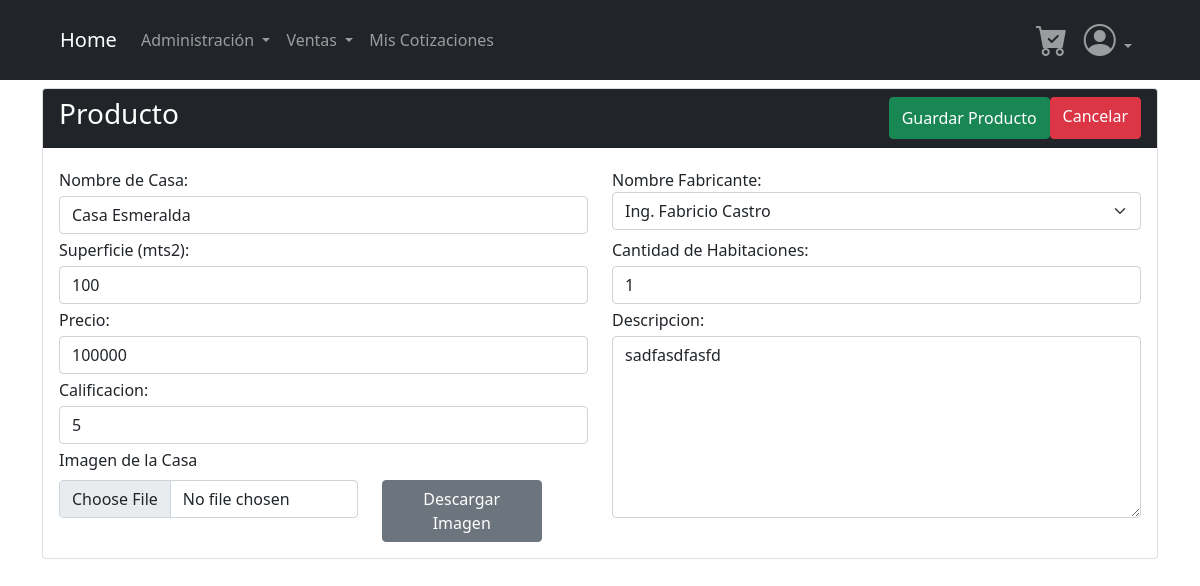
Page /views/Producto/ShowProducto.php?id=3&action=edit on the committed database.
### tables this page shows
CREATE TABLE `neg_producto` (
  `id` int(11) NOT NULL AUTO_INCREMENT,
  `nombre` varchar(100) DEFAULT NULL,
  `descripcion` varchar(500) DEFAULT NULL,
  `id_fabricante` int(11) DEFAULT NULL,
  `precio` double DEFAULT NULL,
  `cant_habitaciones` int(11) DEFAULT NULL,
  `superficie` double DEFAULT NULL,
  `dir_imagen` varchar(500) DEFAULT NULL,
  `calificacion` double DEFAULT NULL,
  `estado` varchar(2) DEFAULT NULL,
  `fecha_creacion` datetime DEFAULT NULL,
  `fecha_modificacion` datetime DEFAULT NULL,
  `user_modificacion` int(11) DEFAULT NULL,
  PRIMARY KEY (`id`),
  KEY `id_fabricante` (`id_fabricante`),
  CONSTRAINT `CONSTRAINT_1` CHECK (`estado` = 'A' or `estado` = 'I')
);

### Database/dbConnection.php (called while the page is built, shortened)
<?php
    class DBConnection{
        private $connection;
        public function __construct(){
            $this->host = "localhost";
            $this->bd = "neg_casa_soniada";
            $this->user = "root";
            $this->password = "Aa987123654";
            $dsn = "mysql:host={$this->host};dbname={$this->bd};charset=UTF8";
            $this->connection = new PDO($dsn,$this->user,$this->password);
        }
        public function consultaRetorno($query){
            $db_exec = $this->connection->prepare($query);
            $result = $db_exec->execute();
            $result = $db_exec->fetchAll();
            return $result;
        }
    }
?>

### Controllers/ProductoController.php (called while the page is built, shortened)
<?php
require_once($_SERVER['DOCUMENT_ROOT'] . '/casa_soniada/Models/Producto.php');
require_once($_SERVER['DOCUMENT_ROOT'] . '/casa_soniada/Core/url.php');
class ProductoController
{
    function __construct()
    {
        $this->modelObject = new Producto();
    }
    function edit($request)
    {
        $idObject = $request['id'];
        $result = $this->modelObject->findById($idObject);
        return $result;
    }
    function show()
    {
        $lstFabricantes = $this->collectManufacturers();
        $arrReturn = array(
            "lstFabricantes" => $lstFabricantes
        );
        return $arrReturn;
    }
    function collectManufacturers(){
        return $this->modelObject->collectManufacturers();
    }
}
?>

### Models/Producto.php (called while the page is built, shortened)
<?php
require_once($_SERVER['DOCUMENT_ROOT'] . '/casa_soniada/Database/dbConnection.php');
require_once($_SERVER['DOCUMENT_ROOT'] . '/casa_soniada/Models/Fabricante.php');
class Producto
{
    private $table_name;
    public function get($attr)
    {
        return $this->$attr;
    }
    public function __construct()
    {
        $this->table_name = "Neg_Producto";
    }
    public function findById($id)
    {
        $query = "select * from {$this->table_name} where id like '{$id}';";
        $result = $this->get("bd_connection")->consultaRetorno($query);
        $objectReturn = $result[0];
        return $objectReturn;
    }
    public function collectManufacturers()
    {
        $varFabricante = new Fabricante();
        $lstFabricantes = $varFabricante->list();
        return $lstFabricantes;
    }
}

### Models/Fabricante.php (called while the page is built, shortened)
<?php
require_once($_SERVER['DOCUMENT_ROOT'] .'/casa_soniada/Database/dbConnection.php');
    class Fabricante{
        private $table_name;
        public function get($attr){
            return $this->$attr;
        }
        public function __construct(){
            $this->table_name = "neg_fabricante";
        }
        public function list(){
            $query = "select * from {$this->table_name};";
            $result = $this->get("bd_connection")->consultaRetorno($query);
            return $result;
        }
}

### Core/url.php (called while the page is built)
<?php
    if(isset($_SERVER['HTTPS']) && $_SERVER['HTTPS'] === 'on')
         $urlServer = "https://";
    else
         $urlServer = "http://";
    $urlServer.= $_SERVER['HTTP_HOST'].'/casa_soniada';
?>

### views/Producto/ShowProducto.php (the view, shortened to what this page needs)
<?php
require_once("../../Controllers/ProductoController.php");
$object = new ProductoController();
if (isset($_GET['action']) && $_GET['action'] == "edit") {
    $result = $object->show();
    $lstFabricantes = $result['lstFabricantes'];
    $varObject = $object->edit($_REQUEST);
    $formAction = 'action="?action=update&id=' . $varObject['id'] . '"';
} else {
    $formAction = 'action="?action=create"';
}
include("../Templates/header.php");
?>
<main class="container">
    <form <?php echo $formAction ?> enctype="multipart/form-data" method="post">
        <div class="card mt-2">
            <div class="card-header d-flex justify-content-between bg-dark">
                <h3 class="text-white">Producto</h3>
                <div class="d-flex justify-content-between">
                    <input class="btn btn-success" type="submit" value="Guardar Producto" name="guardar_producto">
                    <a class="btn btn-danger" href="ListProducto.php?action=list">Cancelar</a>
                </div>
            </div>
            <div class="card-body">
                <div class="row">
                    <div class="form-group col-md-6 mt-1">
                        <label for="nombre">Nombre de Casa:</label>
                        <input type="text" class="form-control mt-1" id="nombre" name="nombre" <?php echo (isset($varObject)) ? 'value="' . $varObject['nombre'] . '"' : ''; ?> required>
                    </div>
                    <div class="form-group col-md-6 mt-1">
                        <label for="id_fabricante">Nombre Fabricante:</label>
                        <select class="form-select" name="id_fabricante" id="id_fabricante" aria-label="Default select example">
                            <?php
                            foreach ($lstFabricantes as $fabricante) {
                                $estadoOption = (isset($_GET['action']) && $_GET['action'] == "edit" && $varObject['id_fabricante'] == $fabricante['id']) ? 'selected' : '';
                                echo '<option value="' . $fabricante['id'] . '" ' . $estadoOption . '>' . $fabricante['nombre_fabricante'] . '</option>';
                            }
                            ?>
                        </select>
                    </div>
                    <div class="form-group col-md-6 mt-1">
                        <label for="superficie">Superficie (mts2):</label>
                        <input type="number" class="form-control mt-1" id="superficie" name="superficie" step="0.01" <?php echo (isset($varObject)) ? 'value="' . $varObject['superficie'] . '"' : ''; ?> required>
                    </div>
                    <div class="form-group col-md-6 mt-1">
                        <label for="nombre">Cantidad de Habitaciones:</label>
                        <input type="number" class="form-control mt-1" id="cant_habitaciones" min="1" name="cant_habitaciones" <?php echo (isset($varObject)) ? 'value="' . $varObject['cant_habitaciones'] . '"' : ''; ?> required>
                    </div>
                    <div class="col-md-6 mt-1">
                        <div class="form-group">
                            <label for="precio">Precio:</label>
                            <input type="number" class="form-control mt-1" id="precio" name="precio" min="0" step=".01" <?php echo (isset($varObject)) ? 'value="' . $varObject['precio'] . '"' : ''; ?> required>
                        </div>
                        <div class="form-group mt-1">
                            <label for="calificacion">Calificacion:</label>
                            <input type="number" class="form-control mt-1" id="calificacion" name="calificacion" min="0" max="5" step=".01" <?php echo (isset($varObject)) ? 'value="' . $varObject['calificacion'] . '"' : ''; ?>  required>
                        </div>
                        <div class="form-group mt-1 row">
                            <label for="imagen_prod" class="form-label">Imagen de la Casa</label>
                            <div class="col-sm-7">
                                <?php $stateFileInput = (!isset($varObject)) ? 'required' : ''; ?>
                                <input class="form-control" accept="image/*" class="col-sm-2 form-control" type="file" id="imagen_prod" name="imagen_prod" <?php echo $stateFileInput ?>>
                            </div>
                            <div class="col-sm-4">
                                <?php $urlImg = (isset($varObject)) ? $urlServer . $varObject['dir_imagen'] : ''; ?>
                                <?php $stateDownload = (!isset($varObject)) ? 'hidden' : ''; ?>
                                <a class="btn btn-secondary" href="<?php echo $urlImg ?>" download="<?php echo $varObject['nombre'] ?>" <?php echo $stateDownload ?>>Descargar Imagen</a>
                            </div>
                        </div>
                    </div>
                    <div class="form-group col-md-6 mt-1">
                        <label for="descripcion">Descripcion:</label>
                        <textarea class="form-control mt-1" id="descripcion" name="descripcion" rows="7" required><?php echo (isset($varObject)) ? $varObject['descripcion'] : ''; ?></textarea>
                    </div>
                </div>
            </div>
        </div>
    </form>
</main>
<?php
include("../Templates/footer.php")
?>

### rows in the picture
neg_producto: nombre "Casa Esmeralda", superficie "100", cant_habitaciones "1", precio "100000", calificacion "5", descripcion "sadfasdfasfd"

### other values in the picture
form field id_fabricante "Ing. Fabricio Castro"
